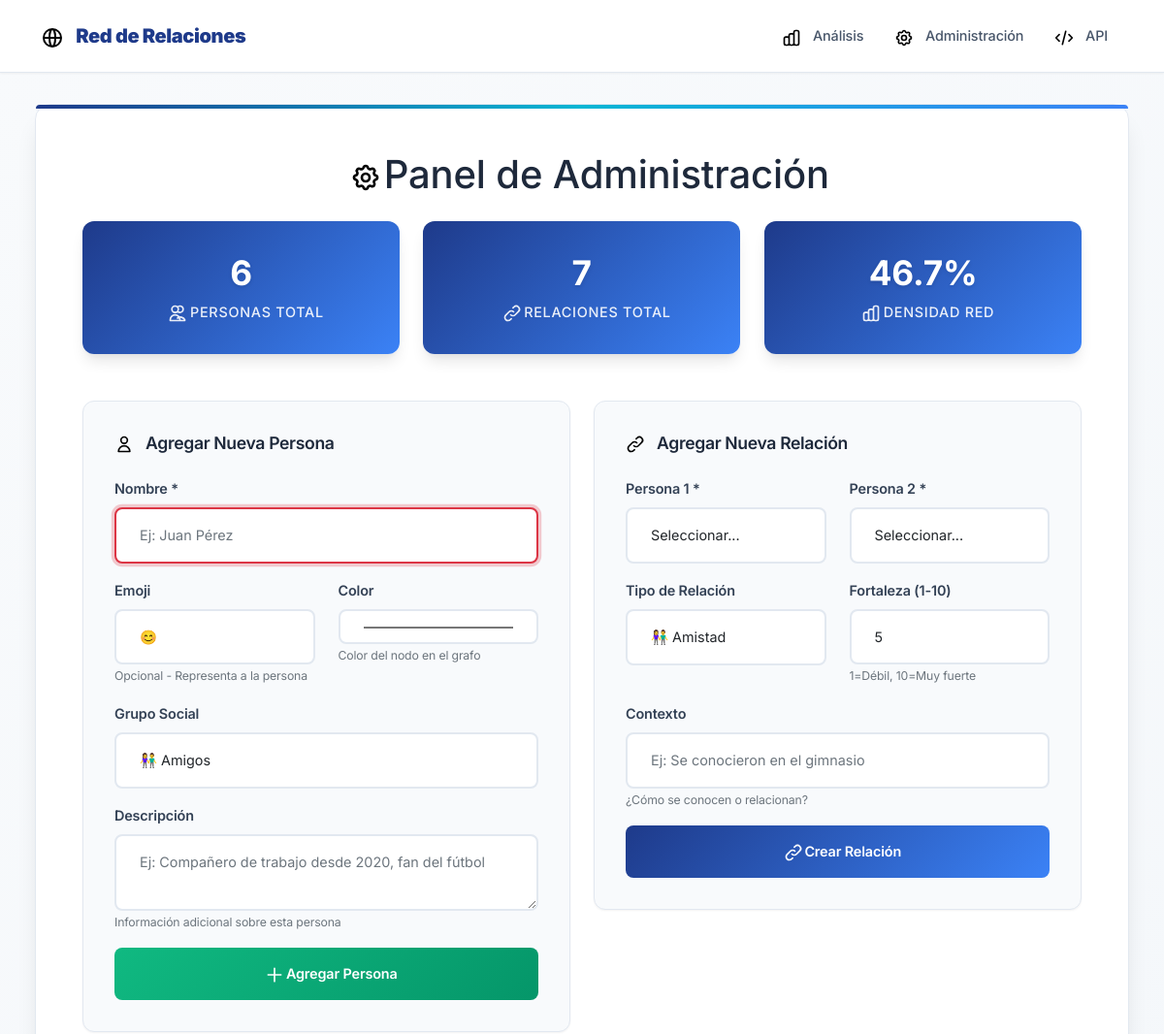
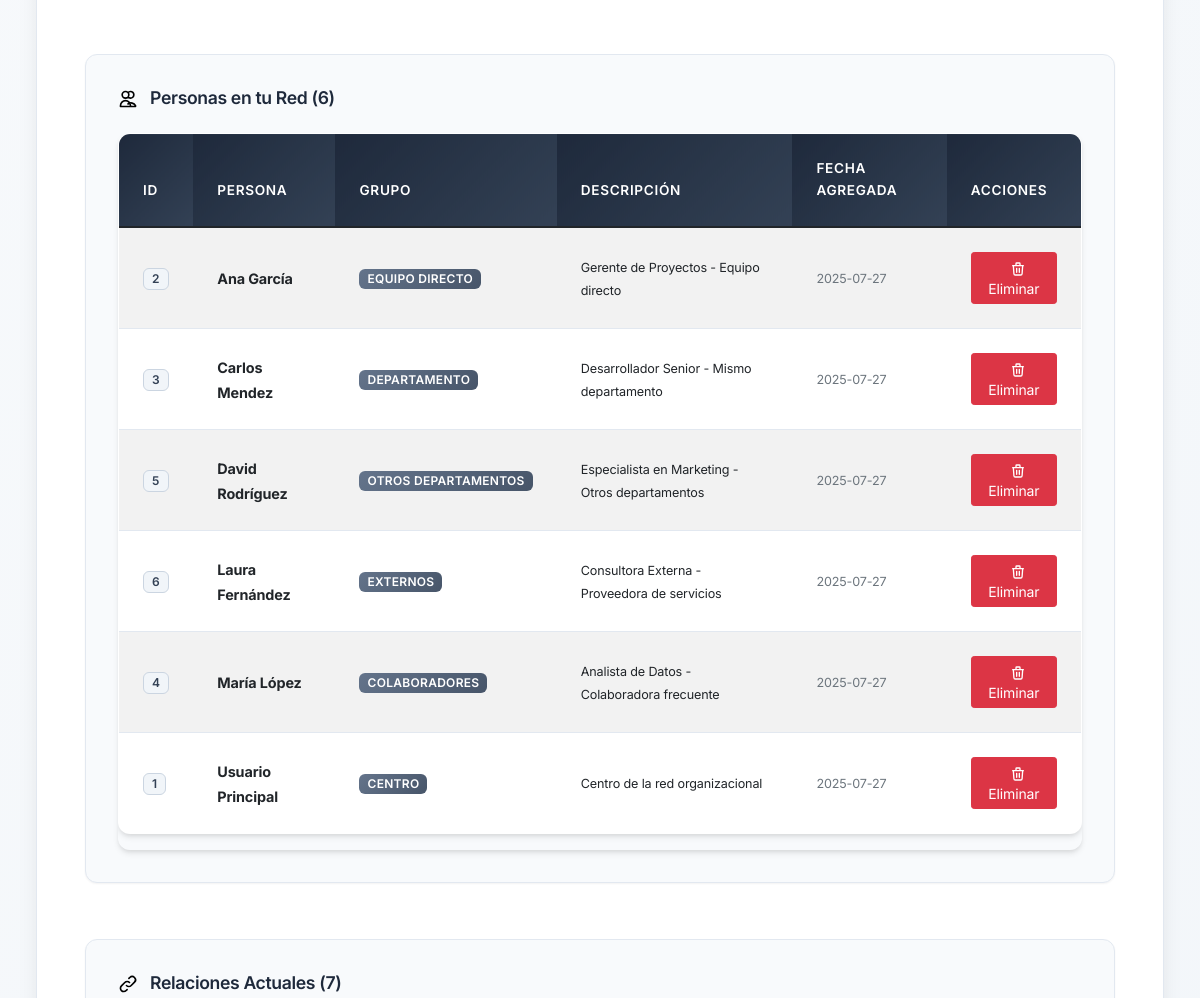
/admin (upper part), run on an earlier commit of the app's database (2 pictures, top to bottom).
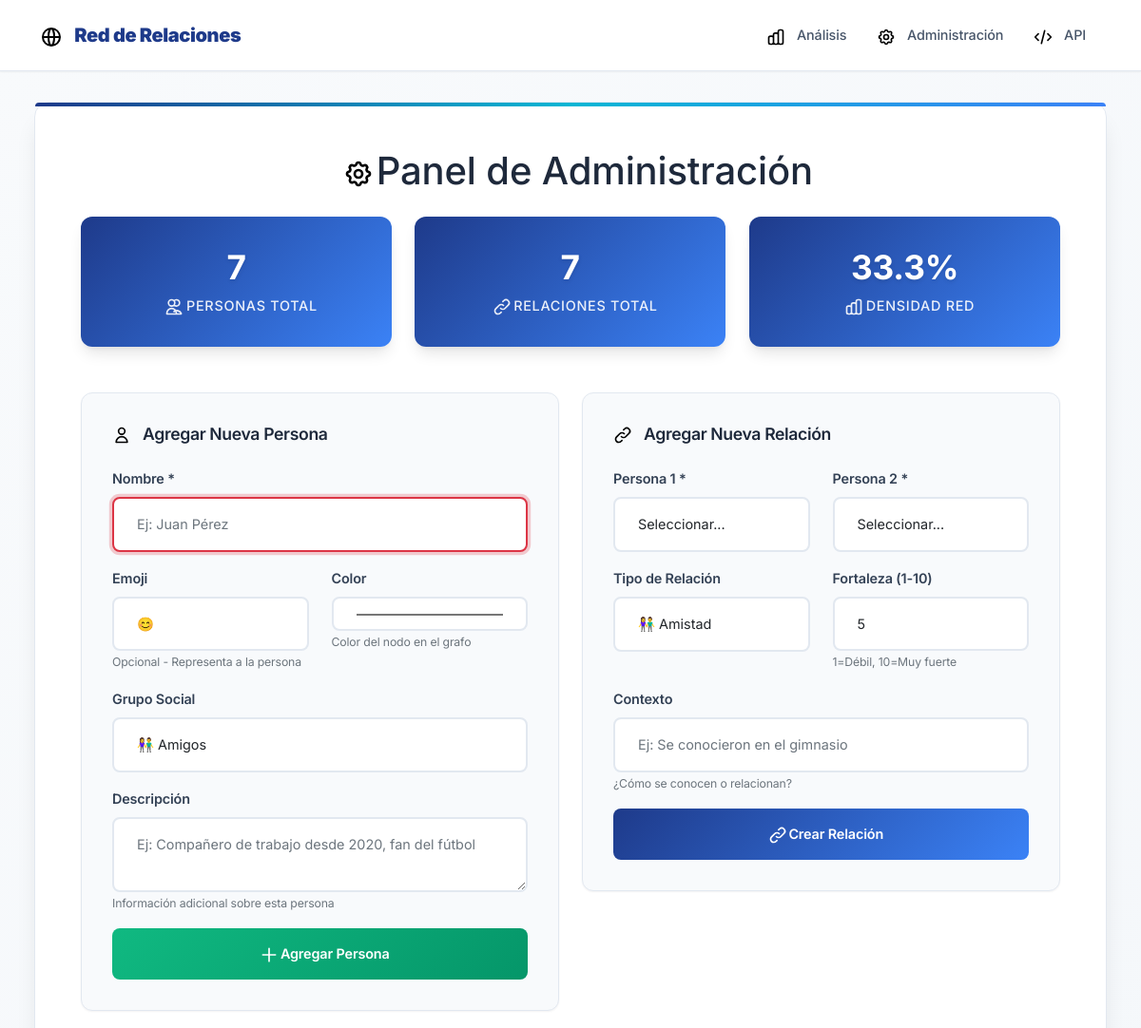
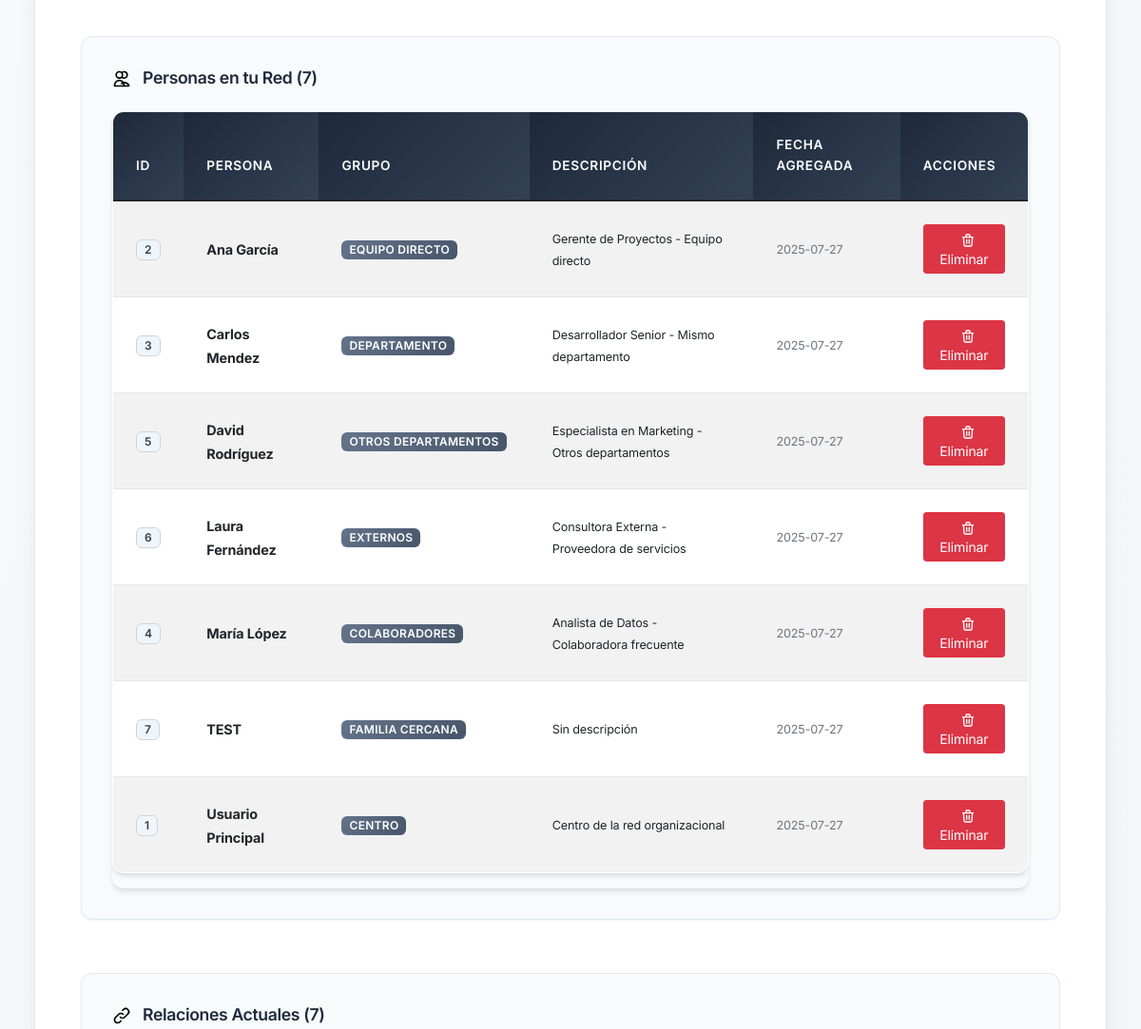
And on a later commit of the database (2 pictures, top to bottom).
### tables this page shows
CREATE TABLE personas (
            id INTEGER PRIMARY KEY AUTOINCREMENT,
            nombre TEXT NOT NULL UNIQUE,
            icono TEXT DEFAULT 'user',
            grupo TEXT DEFAULT 'contactos',
            color TEXT DEFAULT '#3b82f6',
            descripcion TEXT,
            fecha_creacion TIMESTAMP DEFAULT CURRENT_TIMESTAMP
        );

### app.py (the view)
@app.route('/admin')
def admin():
    conn = get_db_connection()
    personas = conn.execute('SELECT * FROM personas ORDER BY nombre').fetchall()
    relaciones = conn.execute('''
        SELECT r.*, p1.nombre as persona1_nombre, p2.nombre as persona2_nombre
        FROM relaciones r
        JOIN personas p1 ON r.persona1_id = p1.id
        JOIN personas p2 ON r.persona2_id = p2.id
        ORDER BY r.fecha_creacion DESC
    ''').fetchall()
    conn.close()
    return render_template('admin.html', personas=personas, relaciones=relaciones)

### app.py (called while the page is built)
def get_db_connection():
    conn = sqlite3.connect(DATABASE)
    conn.row_factory = sqlite3.Row
    return conn

### templates/admin.html (shortened to what this page needs)
{% extends "base.html" %}
{% block content %}
<div class="main-container">
    <h1 class="text-center mb-4">
        <i class="icon icon-settings icon-xl"></i>
        Panel de Administración
    </h1>
    <div class="row mb-4">
        <div class="col-md-4">
            <div class="stats-card">
                <h3>{{ personas|length }}</h3>
                <p class="mb-0">
                    <i class="icon icon-users icon-white"></i>
                    Personas Total
                </p>
            </div>
        </div>
        <div class="col-md-4">
            <div class="stats-card">
                <h3>{{ relaciones|length }}</h3>
                <p class="mb-0">
                    <i class="icon icon-connections icon-white"></i>
                    Relaciones Total
                </p>
            </div>
        </div>
        <div class="col-md-4">
            <div class="stats-card">
                <h3>{{ ((relaciones|length / ((personas|length * (personas|length - 1)) / 2)) * 100)|round(1) if personas|length > 1 else 0 }}%</h3>
                <p class="mb-0">
                    <i class="icon icon-chart icon-white"></i>
                    Densidad Red
                </p>
            </div>
        </div>
    </div>
    <div class="row">
        <div class="col-md-6">
            <div class="admin-panel">
                <h4>
                    <i class="icon icon-user"></i>
                    Agregar Nueva Persona
                </h4>
                <form method="POST" action="{{ url_for('agregar_persona') }}">
                    <div class="mb-3">
                        <label class="form-label">Nombre *</label>
                        <input type="text" class="form-control" name="nombre" required placeholder="Ej: Juan Pérez">
                    </div>
                    <div class="row">
                        <div class="col-md-6">
                            <label class="form-label">Emoji</label>
                            <input type="text" class="form-control" name="emoji" placeholder="😊" maxlength="2">
                            <small class="text-muted">Opcional - Representa a la persona</small>
                        </div>
                        <div class="col-md-6">
                            <label class="form-label">Color</label>
                            <input type="color" class="form-control" name="color" value="#4ecdc4">
                            <small class="text-muted">Color del nodo en el grafo</small>
                        </div>
                    </div>
                    <div class="mb-3 mt-3">
                        <label class="form-label">Grupo Social</label>
                        <select class="form-control" name="grupo">
                            <option value="amigos">👫 Amigos</option>
                        </select>
                    </div>
                    <div class="mb-3">
                        <label class="form-label">Descripción</label>
                        <textarea class="form-control" name="descripcion" rows="2" placeholder="Ej: Compañero de trabajo desde 2020, fan del fútbol"></textarea>
                        <small class="text-muted">Información adicional sobre esta persona</small>
                    </div>
                    <button type="submit" class="btn btn-success btn-custom w-100">
                        <i class="icon icon-plus icon-white"></i>
                        Agregar Persona
                    </button>
                </form>
            </div>
        </div>
        <div class="col-md-6">
            <div class="admin-panel">
                <h4>
                    <i class="icon icon-link"></i>
                    Agregar Nueva Relación
                </h4>
                <form method="POST" action="{{ url_for('agregar_relacion') }}">
                    <div class="row">
                        <div class="col-md-6">
                            <label class="form-label">Persona 1 *</label>
                            <select class="form-control" name="persona1_id" required>
                                <option value="">Seleccionar...</option>
                            </select>
                        </div>
                        <div class="col-md-6">
                            <label class="form-label">Persona 2 *</label>
                            <select class="form-control" name="persona2_id" required>
                                <option value="">Seleccionar...</option>
                            </select>
                        </div>
                    </div>
                    <div class="row mt-3">
                        <div class="col-md-6">
                            <label class="form-label">Tipo de Relación</label>
                            <select class="form-control" name="tipo">
                                <option value="amistad">👫 Amistad</option>
                            </select>
                        </div>
                        <div class="col-md-6">
                            <label class="form-label">Fortaleza (1-10)</label>
                            <input type="number" class="form-control" name="fortaleza" min="1" max="10" value="5">
                            <small class="text-muted">1=Débil, 10=Muy fuerte</small>
                        </div>
                    </div>
                    <div class="mb-3 mt-3">
                        <label class="form-label">Contexto</label>
                        <input type="text" class="form-control" name="contexto" placeholder="Ej: Se conocieron en el gimnasio">
                        <small class="text-muted">¿Cómo se conocen o relacionan?</small>
                    </div>
                    <button type="submit" class="btn btn-primary btn-custom w-100">
                        <i class="icon icon-link icon-white"></i>
                        Crear Relación
                    </button>
                </form>
            </div>
        </div>
    </div>
    <div class="row mt-4">
        <div class="col-12">
            <div class="admin-panel">
                <h4>
                    <i class="icon icon-users"></i>
                    Personas en tu Red ({{ personas|length }})
                </h4>
                <div class="table-responsive">
                    <table class="table table-striped table-hover">
                        <thead class="table-dark">
                            <tr>
                                <th>ID</th>
                                <th>Persona</th>
                                <th>Grupo</th>
                                <th>Descripción</th>
                                <th>Fecha Agregada</th>
                                <th>Acciones</th>
                            </tr>
                        </thead>
                        <tbody>
                            {% for persona in personas %}
                            <tr>
                                <td><span class="badge bg-light text-dark">{{ persona.id }}</span></td>
                                <td>
                                    <strong>{{ persona.nombre }}</strong>
                                </td>
                                <td>
                                    <span class="badge bg-secondary">{{ persona.grupo.replace('_', ' ').title() }}</span>
                                </td>
                                <td>
                                    <small>{{ persona.descripcion or 'Sin descripción' }}</small>
                                </td>
                                <td>
                                    <small class="text-muted">{{ persona.fecha_creacion[:10] if persona.fecha_creacion else 'N/A' }}</small>
                                </td>
                                <td>
                                    {% if persona.nombre != 'Tú' %}
                                    <a href="{{ url_for('eliminar_persona', persona_id=persona.id) }}"
                                       class="btn btn-sm btn-danger"
                                       onclick="return confirm('¿Estás seguro de eliminar a {{ persona.nombre }}? Se eliminarán también todas sus relaciones.')">
                                       <i class="icon icon-trash icon-white icon-sm"></i>
                                       Eliminar
                                    </a>
                                    {% else %}
                                    <span class="badge bg-warning text-dark">
                                        <i class="icon icon-crown icon-sm"></i>
                                        Centro de la Red
                                    </span>
                                    {% endif %}
                                </td>
                            </tr>
                            {% endfor %}
                        </tbody>
                    </table>
                </div>
            </div>
        </div>
    </div>
    <div class="row mt-4">
        <div class="col-12">
            <div class="admin-panel">
                <h4>
                    <i class="icon icon-connections"></i>
                    Relaciones Actuales ({{ relaciones|length }})
                </h4>
            </div>
        </div>
    </div>
</div>
{% endblock %}

### templates/base.html (shortened to what this page needs)
<!DOCTYPE html>
<html lang="es">
<head>
    <link href="https://cdn.jsdelivr.net/npm/bootstrap@5.1.3/dist/css/bootstrap.min.css" rel="stylesheet">
    <link rel="stylesheet" type="text/css" href="{{ url_for('static', filename='css/base.css') }}">
    <link rel="stylesheet" type="text/css" href="https://unpkg.com/vis-network/standalone/umd/vis-network.min.css" />
</head>
<body>
    <nav class="navbar navbar-expand-lg navbar-light navbar-custom">
        <div class="container">
            <a class="navbar-brand" href="{{ url_for('index') }}">
                <i class="icon icon-network icon-lg"></i>
                <strong>Red de Relaciones</strong>
            </a>
            <div class="navbar-nav ms-auto">
                <a class="nav-link" href="{{ url_for('index') }}">
                    <i class="icon icon-chart"></i>
                    Análisis
                </a>
                <a class="nav-link" href="{{ url_for('admin') }}">
                    <i class="icon icon-settings"></i>
                    Administración
                </a>
                <a class="nav-link" href="/api/grafo" target="_blank">
                    <i class="icon icon-code"></i>
                    API
                </a>
            </div>
        </div>
    </nav>
    <div class="container-fluid">
        {% block content %}{% endblock %}
    </div>
</body>
</html>

What changed in the data, as far as the page shows it:
added personas: id "7", nombre "TEST", grupo.replace "FAMILIA CERCANA", descripcion "Sin descripción", fecha_creacion "2025-07-27"
Also different on the page:
{{ personas|length }}: "6" → "7"
text no longer shown: "46.7"
text now shown: "33.3"
